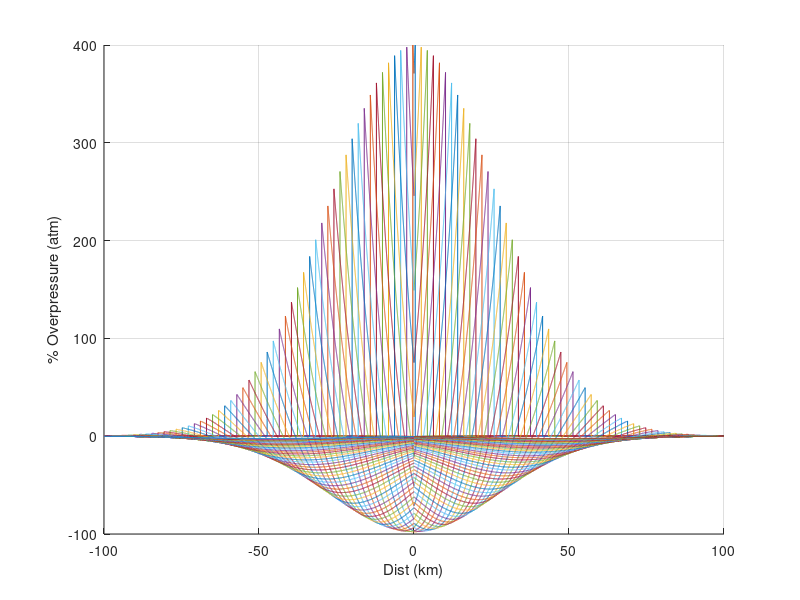

Source code (MATLAB):
%% plot pressure field model (widht and ampitude) 
%% for chelyabinsk and tunguska

%% dividing everything by 2 reduced the underpressure, but will still approach vacuum
%% when added to atmospheric pressure


tunguska = true;

dist_in_km = 0:.01:100;
if (tunguska)
   figno = 56;
   maxAmp = 800;  % 179; in percent
   width = 90;  %50;
   str = 'Tunguska; time (sec) ';
else
    figno = 45;
    maxAmp = 06.5;
    width=150;
    str = 'Chelyabinsk; time (sec) ';
end
thick = 5;
speed = .3915;  % in km/sec

%% pick  times to evaluate pressure wave
time = [50 100 150 200 250];  % in 100 sec it moves 39km
%time = [10 25 50  100 150 ];  % in 100 sec it moves 39km

figure(figno); hold off;

%for it=1:length(time)
for it=1:5:300
   %t = time(it) * speed;
   t = it*speed;
   
   p_t  =  thick*2.d0;
   c    =  width/2.35482d0;
   g    =  maxAmp .* exp(-dist_in_km.^2./(c*c));  % vector op for all dists
   computedOverPressure = g.*exp(-0.8d0*(t-dist_in_km)/p_t).*   ...
        (1.d0 - 1.1d0*(t-dist_in_km)/p_t);

  computedOverPressure = computedOverPressure/2.;  % for new sim with half max mpl
  % just take half of everything, so min is halved too. min went too negative

   index = find(dist_in_km >= t);
   computedOverPressure(index) = 0.d0;  % if wave hasn't reached there yet
   
   hold on
   %figure(figno+it);plot(dist_in_km,computedOverPressure);
   %timeString = sprintf([str,num2str(time(it))]);
   %legend(timeString);

   plot(dist_in_km,computedOverPressure);
   hold on;plot(-dist_in_km,computedOverPressure);

   xlabel('Dist (km)');
   ylabel('% Overpressure (atm)');
   grid on;
end

%legend('50 sec', '100 sec','150 sec', '200 sec', '250 sec');
%legend('10 sec','25 sec', '50 sec','75 sec','100 sec', '150 sec');
%axis([-100. 100. -4.1 10.])
